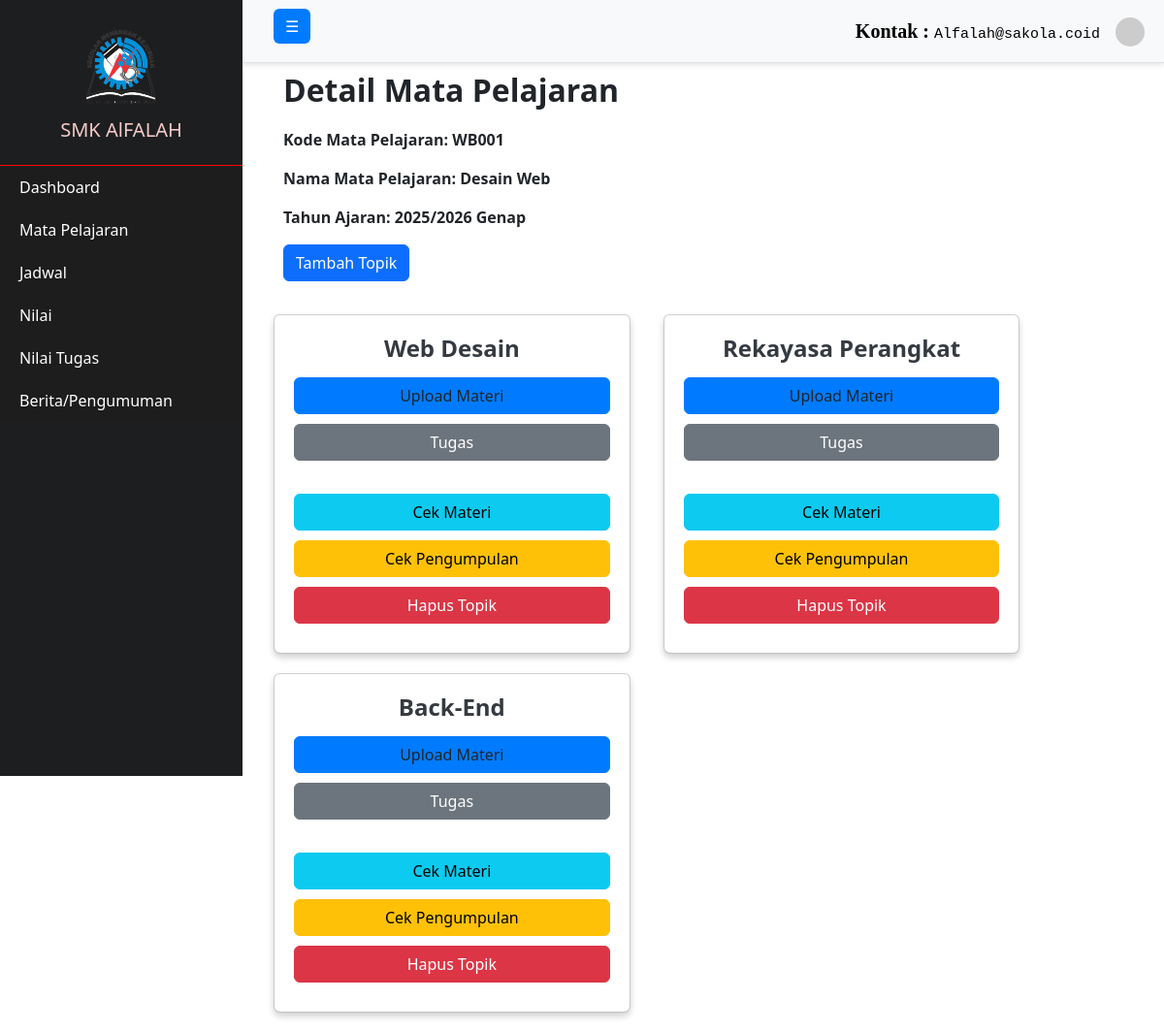
The app's page /Guru/detail_mapel.php?kode_mapel=WB001&kelas_id=1 (signed in) with its own data.
### tables this page shows
CREATE TABLE `mata_pelajaran` (
  `kode_mapel` varchar(50) NOT NULL,
  `nama_mapel` varchar(100) NOT NULL,
  `deskripsi` text DEFAULT NULL,
  `jenis` varchar(50) DEFAULT NULL,
  `gambar` varchar(255) DEFAULT NULL
);

CREATE TABLE `kelas` (
  `id_kelas` int(11) NOT NULL,
  `nama_kelas` varchar(100) NOT NULL,
  `id_jurusan` int(4) NOT NULL,
  `id_tahun_ajaran` int(11) NOT NULL
);

CREATE TABLE `tahun_ajaran` (
  `id_tahun_ajaran` int(11) NOT NULL,
  `tahun_ajaran` varchar(50) NOT NULL
);

CREATE TABLE `topik` (
  `topik_id` int(11) NOT NULL,
  `nama_topik` varchar(255) NOT NULL,
  `kode_mapel` varchar(50) DEFAULT NULL,
  `id_kelas` int(11) DEFAULT NULL
);

### Guru/detail_mapel.php (the view, shortened to what this page needs)
<?php
include '../db.php';
$kode_mapel = $_GET['kode_mapel'];
$id_kelas = $_GET['kelas_id'];
$query_kelas = "
    SELECT kelas.id_kelas, tahun_ajaran.id_tahun_ajaran, tahun_ajaran.tahun_ajaran
    FROM kelas JOIN tahun_ajaran ON tahun_ajaran.id_tahun_ajaran = kelas.id_tahun_ajaran
    WHERE id_kelas = '$id_kelas'
";
$result_kelas = mysqli_query($conn, $query_kelas);
$row_kelas = mysqli_fetch_assoc($result_kelas);
$sql = "
    SELECT mata_pelajaran.nama_mapel, mata_pelajaran.kode_mapel
    FROM mata_pelajaran
    WHERE mata_pelajaran.kode_mapel = ?
";
$stmt = $conn->prepare($sql);
$stmt->bind_param("s", $kode_mapel);
$stmt->execute();
$result = $stmt->get_result();
$mapel = $result->fetch_assoc();
?>
<!DOCTYPE html>
<html lang="id">
<head>
    <link rel="stylesheet" href="../css/detailMapel.css">
    <link rel="stylesheet" href="https://stackpath.bootstrapcdn.com/bootstrap/4.5.2/css/bootstrap.min.css">
</head>
<body>
    <?php include '../navbar/navHeader.php'; ?>
    <div id="mainContent" class="container mt-4">
        <h2>Detail Mata Pelajaran</h2>
        <p>Kode Mata Pelajaran: <?php echo htmlspecialchars($kode_mapel); ?></p>
        <p>Nama Mata Pelajaran: <?php echo htmlspecialchars($mapel['nama_mapel']); ?></p>
        <p>Tahun Ajaran: <?php echo htmlspecialchars($row_kelas['tahun_ajaran']); ?></p>
        <button type="button" class="btn btn-primary" data-toggle="modal" data-target="#tambahTopikModal">
            Tambah Topik
        </button>
        <?php
        $sql = "SELECT * FROM topik WHERE kode_mapel = ? AND id_kelas = ?";
        $stmt = $conn->prepare($sql);
        $stmt->bind_param("si", $kode_mapel, $id_kelas);
        $stmt->execute();
        $result = $stmt->get_result();
        ?>
        <div class="row mt-4">
            <?php if ($result->num_rows > 0): ?>
                <?php while ($row = $result->fetch_assoc()): ?>
                    <div class="col-md-5">
                        <div class="card">
                            <div class="card-body">
                                <h5 class="card-title"><?php echo htmlspecialchars($row['nama_topik']); ?></h5>
                                <a href="#" class="btn btn-custom upload" data-toggle="modal" data-target="#uploadMateriModal" data-topik-id="<?php echo $row['topik_id']; ?>">
                                    Upload Materi
                                </a>
                                <a href="#" class="btn btn-secondary" data-toggle="modal" data-target="#tugasModal" data-topik-id="<?php echo $row['topik_id']; ?>">
                                    Tugas
                                </a><br><br>
                                <a href="cek_materi.php?topik_id=<?php echo $row['topik_id']; ?>&kode_mapel=<?php echo htmlspecialchars($kode_mapel); ?>&id_kelas=<?php echo htmlspecialchars($id_kelas); ?>" class="btn btn-info">
                                    Cek Materi
                                </a>
                                <a href="cek_pengumpulan_tugas.php?topik_id=<?php echo $row['topik_id']; ?>&kode_mapel=<?php echo htmlspecialchars($kode_mapel); ?>&id_kelas=<?php echo htmlspecialchars($id_kelas); ?>" class="btn btn-warning">
                                    Cek Pengumpulan
                                </a>
                                <a href="hapus_topik.php?topik_id=<?php echo $row['topik_id']; ?>&kode_mapel=<?php echo htmlspecialchars($kode_mapel); ?>&id_kelas=<?php echo htmlspecialchars($id_kelas); ?>" class="btn btn-danger" onclick="return confirm('Anda yakin ingin menghapus topik ini?');">
                                    Hapus Topik
                                </a>
                            </div>
                        </div>
                    </div>
                <?php endwhile; ?>
            <?php else: ?>
                <p>Tidak ada topik ditemukan.</p>
            <?php endif; ?>
        </div>
</body>
</html>

### css/detailMapel.css (style rules this page uses)
.container h2, p { margin-bottom: 20px; font-weight: 600; margin-left: 20px; margin-top: 20px; text-align: left; }
.container { max-width: 900px; margin-left: 250px; }
.col-md-5 { margin-left: 10px; }
.card { border: none; border-radius: 8px; box-shadow: 0 4px 6px rgba(0, 0, 0, 0.1); transition: box-shadow 0.3s ease-in-out; margin-bottom: 20px; }
.card-title { font-size: 18px; font-weight: 500; color: #343a40; text-align: center; }
.btn { border-radius: 4px; transition: background-color 0.3s ease-in-out; display: block; text-align: center; margin-bottom: 10px; }
.btn-primary { background-color: #007bff; border-color: #007bff; margin-left: 20px; }
.btn-custom.upload { background-color: #007bff; border-color: #007bff; width: 100%; }
.btn-secondary { background-color: #6c757d; border-color: #6c757d; width: 100%; }
.btn-info { background-color: #17a2b8; border-color: #17a2b8; width: 100%; }
.btn-warning { background-color: #ffc107; border-color: #ffc107; width: 100%; }
.btn-danger { background-color: #ff0707; border-color: #ff0707; width: 100%; }

### css/styles.css (style rules this page uses)
body { overflow-x: hidden; text-decoration: none; }
.card-title, .card-text { text-decoration: none; }
.card-body .card-title, .card-body .card-text { text-decoration: none; }
.card-body { padding: 20px; border-radius: 8px; box-shadow: 0 4px 8px rgba(0, 0, 0, 0.1); }
.card-title { font-size: 1.5rem; font-weight: bold; color: #343a40; margin-bottom: 15px; }

### records on screen
mata_pelajaran: nama_mapel "Desain Web"
kelas: id_tahun_ajaran.tahun_ajaran "2025/2026 Genap"
topik: nama_topik "Web Desain"
topik: nama_topik "Rekayasa Perangkat"
topik: nama_topik "Back-End"

### other values on screen
$kode_mapel "WB001"
